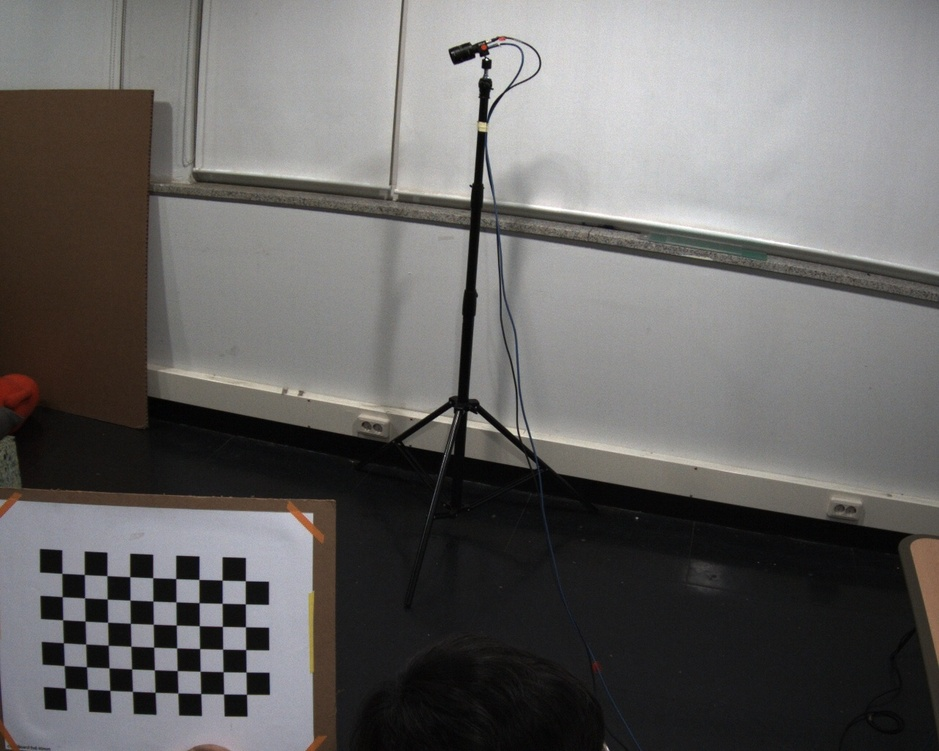
#> input picture calibration/openpose/calibration_boards/intrinsics/18284512/capture_11.jpg, 939 x 751 px, shrunk from 1280 x 1024 before the run; its folder holds only this picture in this run
$ jupyter execute --allow-errors chessboard_alternative_calibration.ipynb   (shell and % lines are left out)
#> lines starting #> are read from the running program, lines starting #| are printed output that depends on the picture; after the words box and inside, x2 and y2 are one past the last pixel; in counts of white or black regions, pixels touching at a corner belong together; long printed decimals are rounded
# alternative calibration of chessboards using opencv

based on:
https://opencv-python-tutroals.readthedocs.io/en/latest/py_tutorials/py_calib3d/py_calibration/py_calibration.html

[cell 1]
import glob
import numpy as np
import cv2
from cv2 import aruco

import os

import json

import matplotlib as mpl
import matplotlib.pyplot as plt
from mpl_toolkits.mplot3d import Axes3D
from mpl_toolkits.mplot3d.art3d import Poly3DCollection


charuco_square_length = 140.0 / 1000 # chessboard square side length (normally in meters)
charuco_marker_length = 88.0 / 1000 # marker side length (same unit than squareLength)
squaresX = 5
squaresY = 7

dictionary = cv2.aruco.getPredefinedDictionary(cv2.aruco.DICT_4X4_250)
#> (the rest of this cell did not finish here and is left out)

[cell 2]
images = glob.glob("calibration_boards/intrinsics/18284512/*.jpg")
images.sort()
images_base_name = []

print("{} image files found".format(len(images)))
for i in range(len(images)):
    _, tail = os.path.split(images[i])
    print(tail)
    images_base_name.append(tail)

[cell 3]
i = 0
figure1 = plt.figure()
img = cv2.imread(images[i])
#> img is the input picture: shape (751, 939, 3); mean B, G, R 101.1, 102.3, 104.1
plt.imshow(cv2.cvtColor(img, cv2.COLOR_BGR2RGB),  interpolation = "nearest")
print("image shape: {}".format(img.shape))
#| image shape: (751, 939, 3)

imsize = (img.shape[0], img.shape[1])
#> imsize = (751, 939)

[cell 4]
# termination criteria
criteria = (cv2.TERM_CRITERIA_EPS + cv2.TERM_CRITERIA_MAX_ITER, 30, 0.001)

# board
board_width = 9
board_height = 6
board_shape = (board_width, board_height)
square_size = 40.0 / 1000.0

# prepare object points, like (0,0,0), (1,0,0), (2,0,0) ....,(6,5,0)
#objp = np.zeros((board_width*board_height,3), np.float32)
#objp[:,:2] = np.mgrid[0:board_width*square_size:square_size,0:board_height*square_size:square_size].T.reshape(-1,2)

objp = np.zeros((9*6,3), np.float32)
objp[:,:2] = np.mgrid[0:9,0:6].T.reshape(-1,2)

# Arrays to store object points and image points from all the images.
objpoints = [] # 3d point in real world space
imgpoints = [] # 2d points in image plane.
img2 = []
for fname in images:

    img = cv2.imread(fname)
    gray = cv2.cvtColor(img,cv2.COLOR_BGR2GRAY)
    ret, corners = cv2.findChessboardCorners(gray, (9,6),None)
#> ret = True; corners = 54 rows, first 8: [61.84, 573.4], [84.27, 574.5], [106.8, 575.6], [129.7, 576.7], [152.8, 577.7], [175.7, 578.6], [198.9, 579.5], [222.1, 580.2]

    # If found, add object points, image points (after refining them)
    if ret == True:
        img2.append(fname)
        objpoints.append(objp)
        corners2 = cv2.cornerSubPix(gray,corners,(11,11),(-1,-1),criteria)
#> corners2 = 54 rows, first 8: [61.88, 573.4], [84.39, 574.5], [106.9, 575.6], [129.8, 576.7], [152.7, 577.7], [175.7, 578.6], [198.9, 579.4], [222.1, 580.1]
        imgpoints.append(corners2)

images = img2
#print(len(img2))
print(board_shape, ret)
#| (9, 6) True

[cell 5]
i = 0
img = cv2.imread(images[i])
img = cv2.drawChessboardCorners(img, board_shape, imgpoints[i],ret)
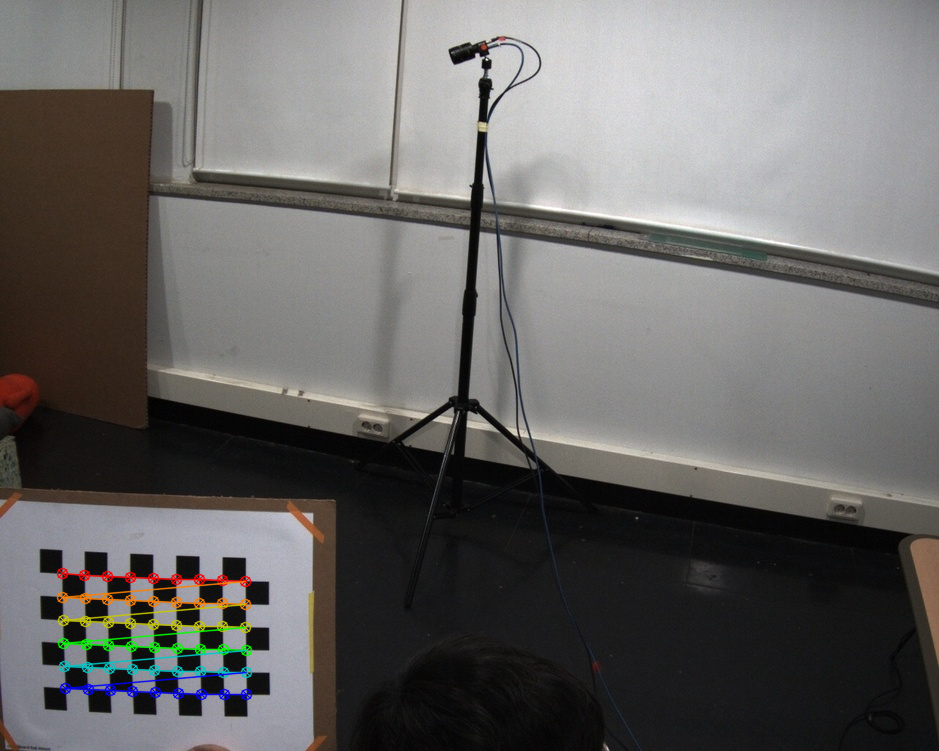
#> img: shape (751, 939, 3); 1.41% of pixels changed, all inside (x1, y1, x2, y2) = (56, 567, 253, 701)
plt.figure()
plt.imshow(cv2.cvtColor(img, cv2.COLOR_BGR2RGB),  interpolation = "nearest")

[cell 6]
shape = gray.shape[::-1]
#> shape = (939, 751)

ret, mtx, dist, rvecs, tvecs = cv2.calibrateCamera(objpoints, imgpoints, shape,None,None)
#> ret = 0.0513; mtx = [[724.7, 0, 468.1], [0, 734.2, 397.6], [0, 0, 1]]; dist = [[-0.23, 0.117, -0.00581, 0.00751, -0.0441]]; rvecs = ([-0.0729, -0.238, 0.0314],); tvecs = ([-17.32, 7.43, 27.7],)

print("ret {}".format(ret))
#| ret 0.05132
print(mtx)
#| [[724.713   0.         468.091]
#|  [  0.         734.189 397.622]
#|  [  0.           0.           1.        ]]
print(dist)
#| [[-0.2296  0.117 -0.005809  0.007508 -0.04412]]


gray = cv2.cvtColor(img,cv2.COLOR_BGR2GRAY)
h,  w = gray.shape[:2]
#> h = 751; w = 939
print(h,w)
#| 751 939


newcameramtx, roi=cv2.getOptimalNewCameraMatrix(mtx,dist,(w,h),1,(w,h))
#> newcameramtx = [[613.5, 0, 482.7], [0, 612.2, 391.9], [0, 0, 1]]; roi = (37, 41, 875, 664)

print(newcameramtx)
#| [[613.540   0.         482.746]
#|  [  0.         612.183 391.911]
#|  [  0.           0.           1.        ]]


# undistort
dst = cv2.undistort(img, mtx, dist, None, newcameramtx)
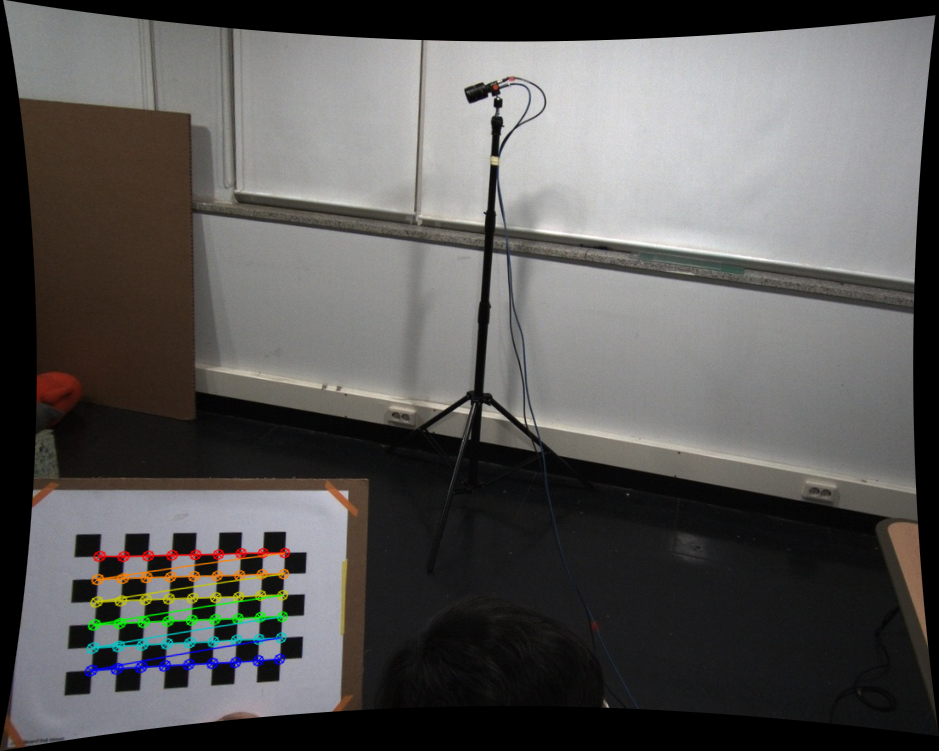
#> dst: shape (751, 939, 3); mean B, G, R 87.5, 89, 90.5

# crop the image
x,y,w,h = roi
#> x = 37; y = 41; w = 875; h = 664
print(roi)
#| (37, 41, 875, 664)
#dst = dst[y:y+h, x:x+w]

#plt.imshow(cv2.cvtColor(dst, cv2.COLOR_BGR2RGB),  interpolation = "nearest")

plt.figure()
plt.subplot(1,2,1)
plt.imshow(cv2.cvtColor(img, cv2.COLOR_BGR2RGB))
plt.title("Raw image")
plt.axis("off")
plt.subplot(1,2,2)
plt.imshow(cv2.cvtColor(dst, cv2.COLOR_BGR2RGB))
plt.title("Undistorted image")
plt.axis("off")
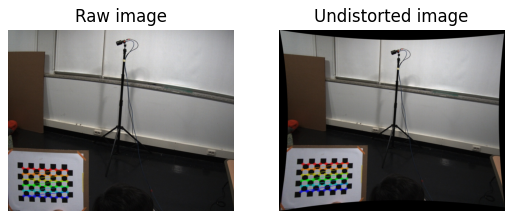
#> figure drawn by matplotlib, 2 panels

[cell 7]
intrinsics = mtx
#> intrinsics = [[724.7, 0, 468.1], [0, 734.2, 397.6], [0, 0, 1]]
dist_coeffs = dist
#> dist_coeffs = [[-0.23, 0.117, -0.00581, 0.00751, -0.0441]]

i = 0
plt.figure()
img = cv2.imread(images[i])
img = cv2.cvtColor(img, cv2.COLOR_BGR2RGB)
img_undist = cv2.undistort(img,intrinsics,dist_coeffs,None)
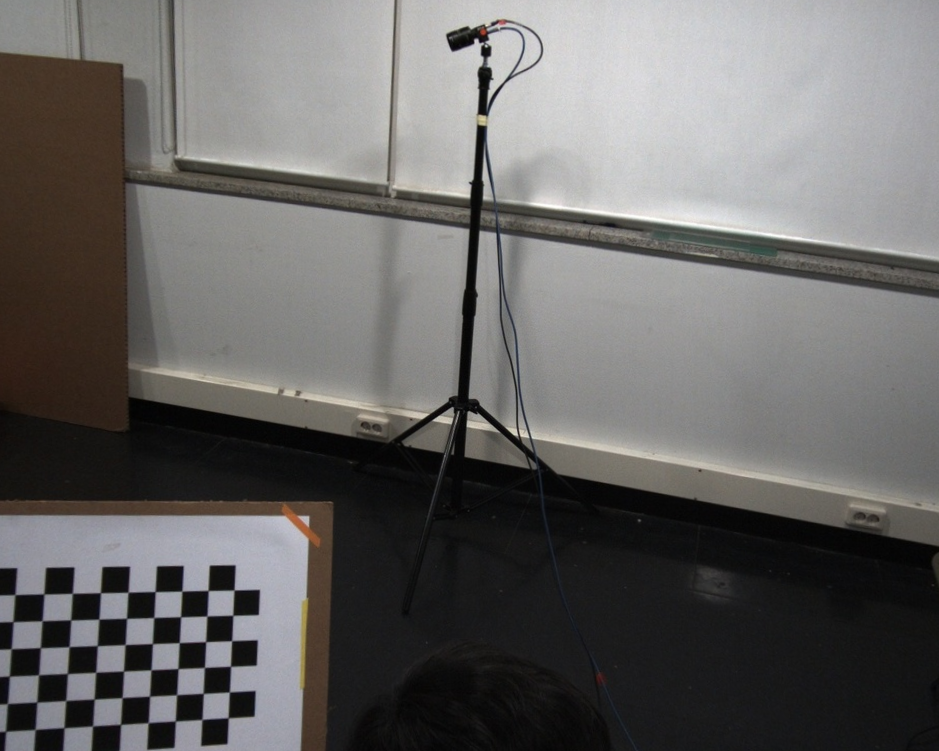
#> img_undist: shape (751, 939, 3); mean R, G, B 103.8, 102.1, 100.9
plt.subplot(1,2,1)
plt.imshow(img)
plt.title("Raw image")
plt.axis("off")
plt.subplot(1,2,2)
plt.imshow(img_undist)
plt.title("Undistorted image")
plt.axis("off")

[cell 8]
tot_error = 0
for n in range(1): # len(objpoints)):

    img2, _ = cv2.projectPoints(objpoints[n], rvecs[n], tvecs[n], mtx, dist)
    error = cv2.norm(imgpoints[n], img2, cv2.NORM_L2)
    tot_error += error/len(img2)
    print("{} error: {}".format(n, error/len(img2)) )
#> this loop made 1 pass
#> (error, tot_error) on pass 1: (0.377, 0.00698)
#| 0 error: 0.006983
#> after the loop, tot_error = 0.00698
print("error: {}".format(tot_error/len(objpoints)) )
#| error: 0.006983

x = []
y = []
for n in range(len(objpoints)):
    img2, _ = cv2.projectPoints(objpoints[n], rvecs[n], tvecs[n], mtx, dist)
    for m in range(len(img2)):
        delta = img2[m] - imgpoints[n][m]
        d = np.linalg.norm(delta)
        #x.append( delta[0][0] )
        #y.append( delta[0][1] )

        x.append(d)
        y.append(n)
#> this loop made 1 pass
#> after the loop, x = 54 values, max 0.113 at index 2, min 0.00555 at index 52, mean 0.0451; y = 54 values from 0 to 0
        #print(delta,x,y)


plt.figure()


plt.yticks(np.arange(len(images)), images_base_name)

plt.scatter(x, y)
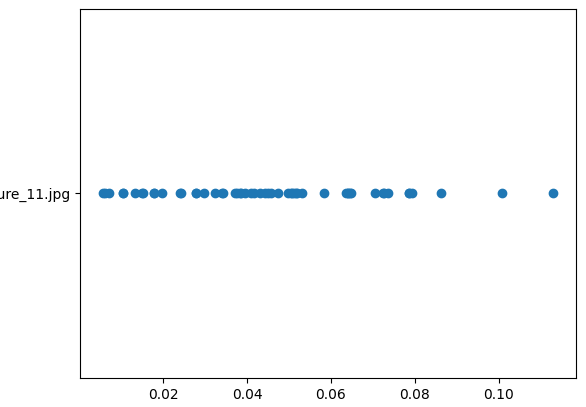
#> figure drawn by matplotlib, 1 panel

#> (a cell that did not finish here is left out)

[cell 10]
def find_charuco_board(img, board, dictionary):
    corner_criteria = (cv2.TERM_CRITERIA_EPS + cv2.TERM_CRITERIA_MAX_ITER, 100, 0.00001)
    gray = cv2.cvtColor(img, cv2.COLOR_BGR2GRAY)

    corners, ids, rejectedImgPoints = cv2.aruco.detectMarkers(gray, dictionary)
    if len(corners)>0:
        for corner in corners:
            cv2.cornerSubPix(gray, corner, winSize=(3,3), zeroZone=(-1,-1), criteria=corner_criteria)
        ret, detectedCorners, detectedIds = cv2.aruco.interpolateCornersCharuco(corners,ids,gray,board)
        if detectedCorners is not None and detectedIds is not None and len(detectedCorners)>3:
            return detectedCorners, detectedIds
    return [], []

[cell 11]
i = 1
test_img = cv2.imread("sample-data/18284512/capture_2.jpg")
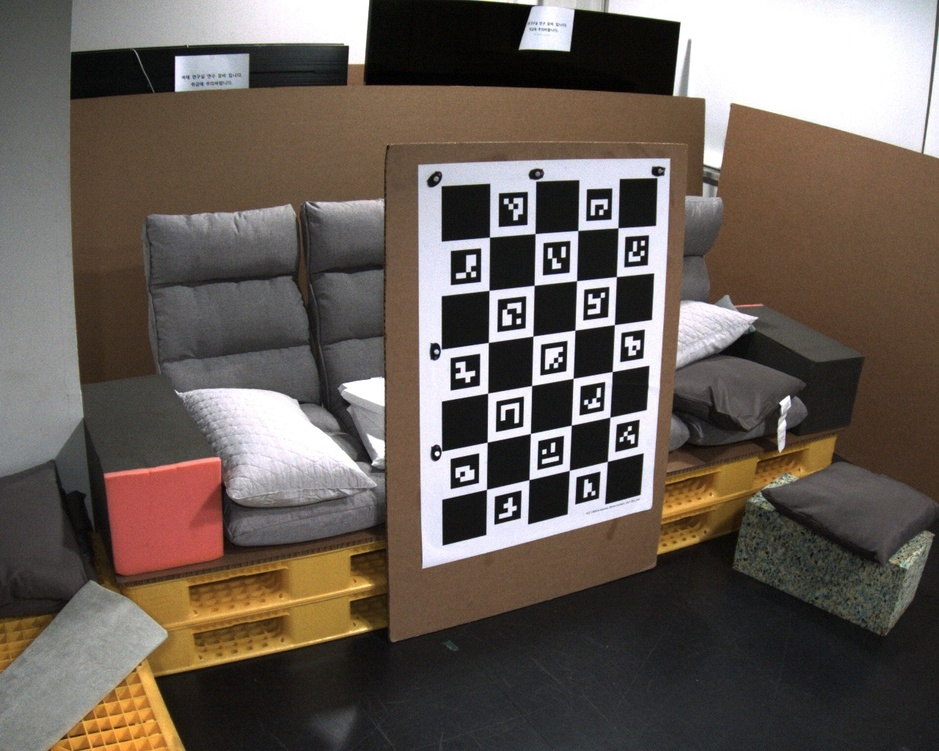
#> input picture calibration/openpose/sample-data/18284512/capture_2.jpg, 939 x 751 px, shrunk from 1280 x 1024 before the run
#> test_img is the input picture: shape (751, 939, 3); mean B, G, R 86.2, 93.5, 103.3


#> (the rest of this cell did not finish here and is left out)
